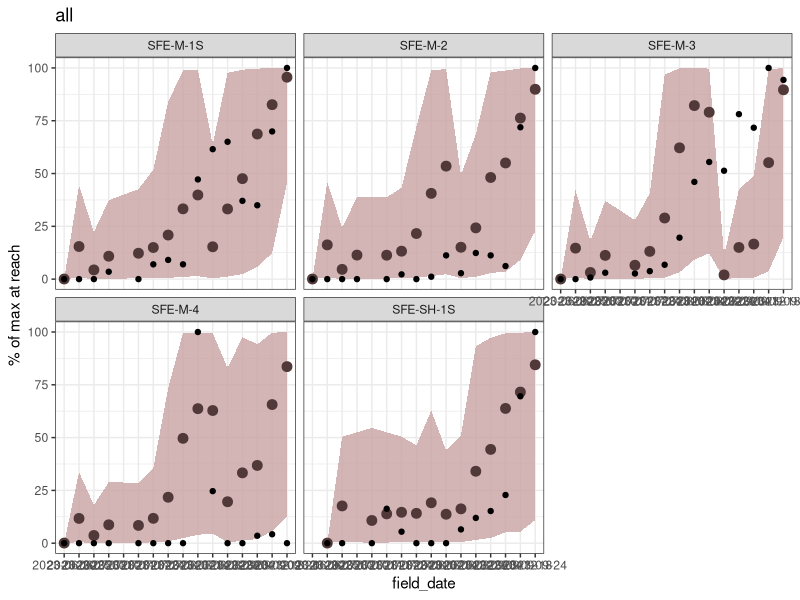
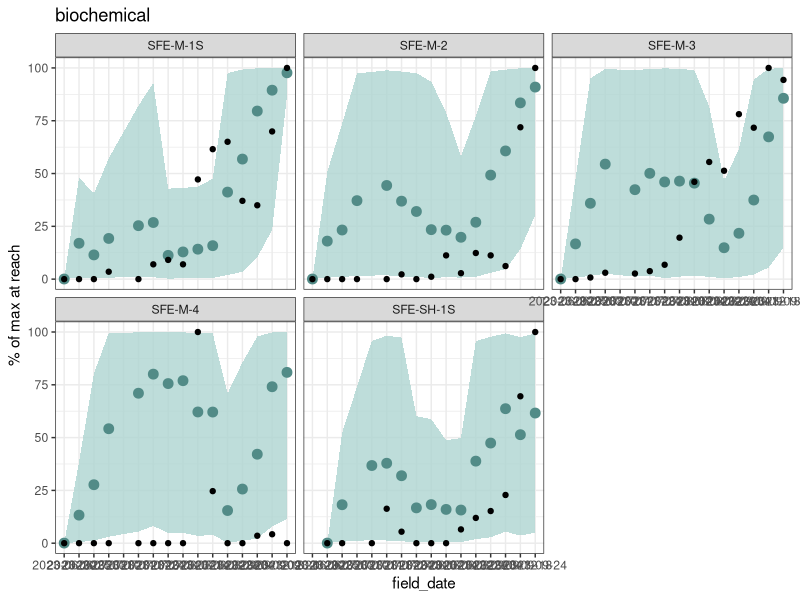
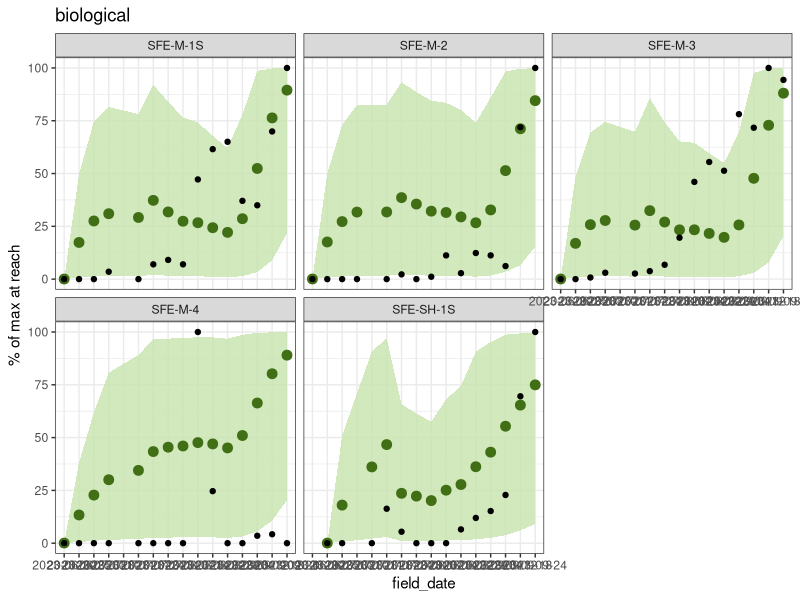
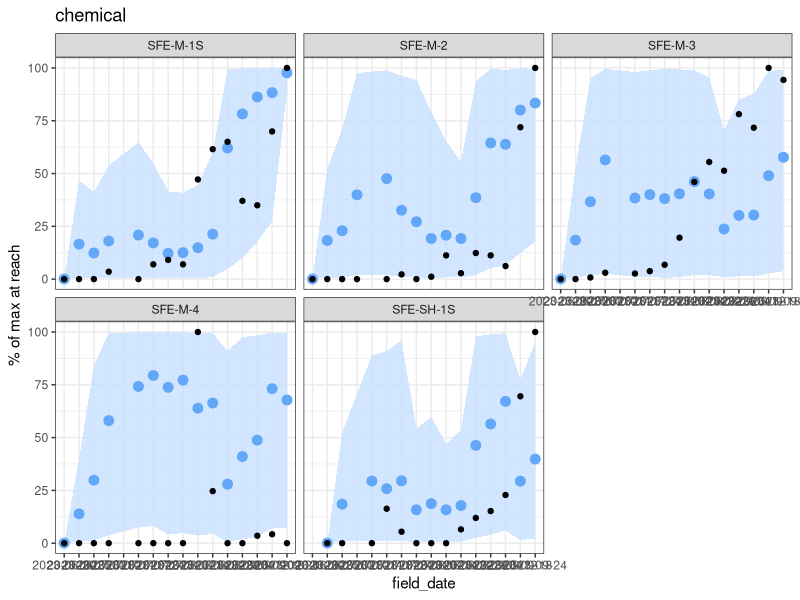
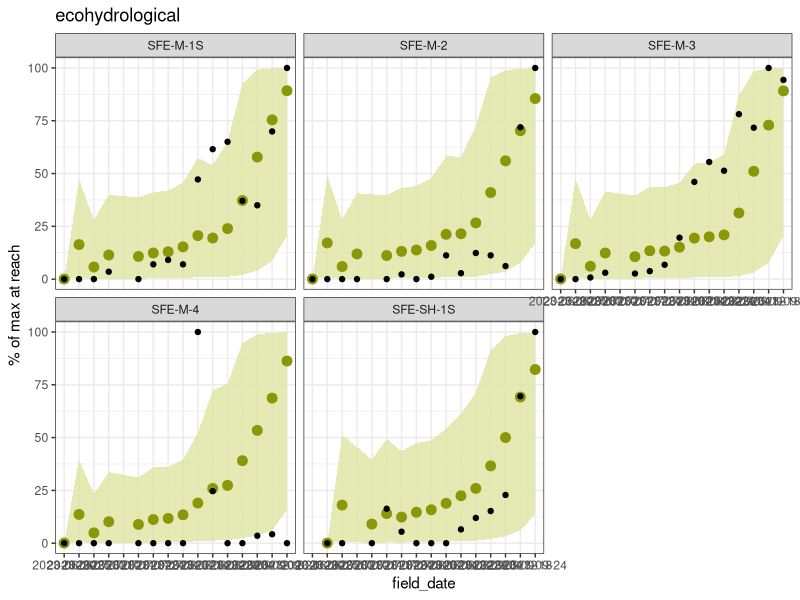
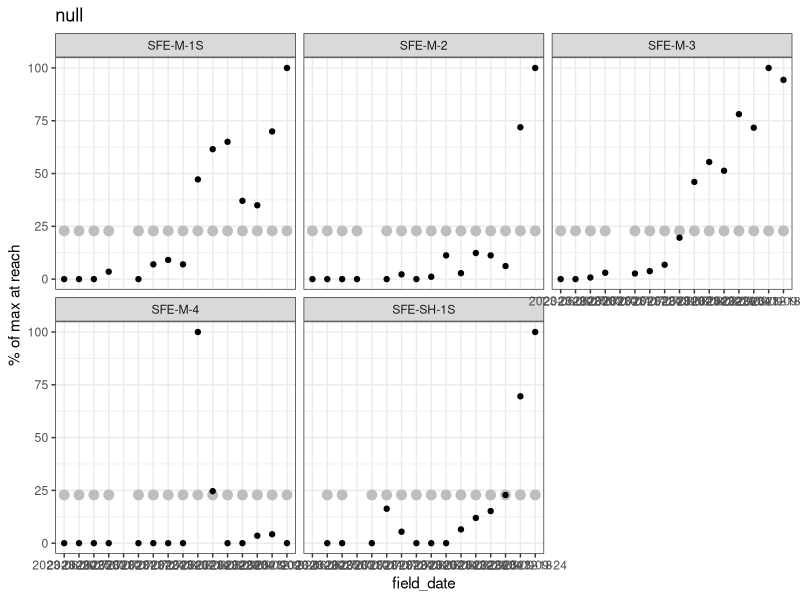
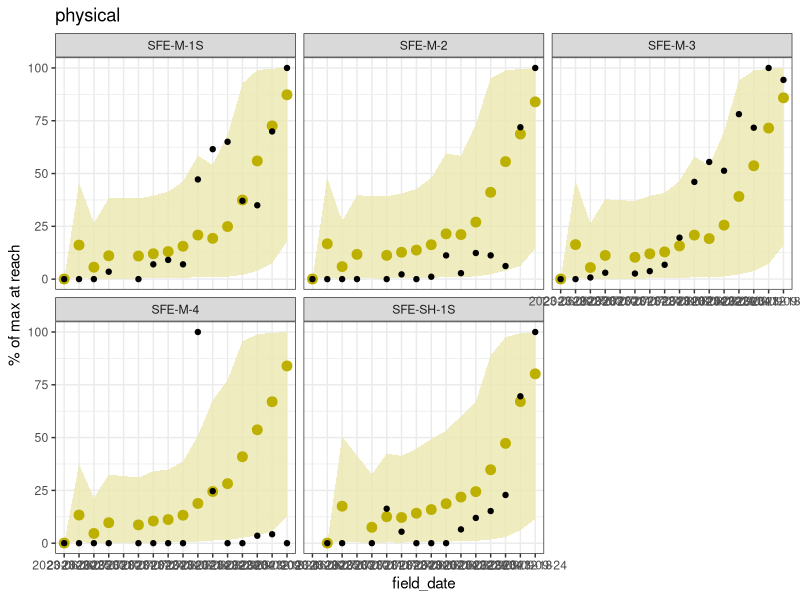
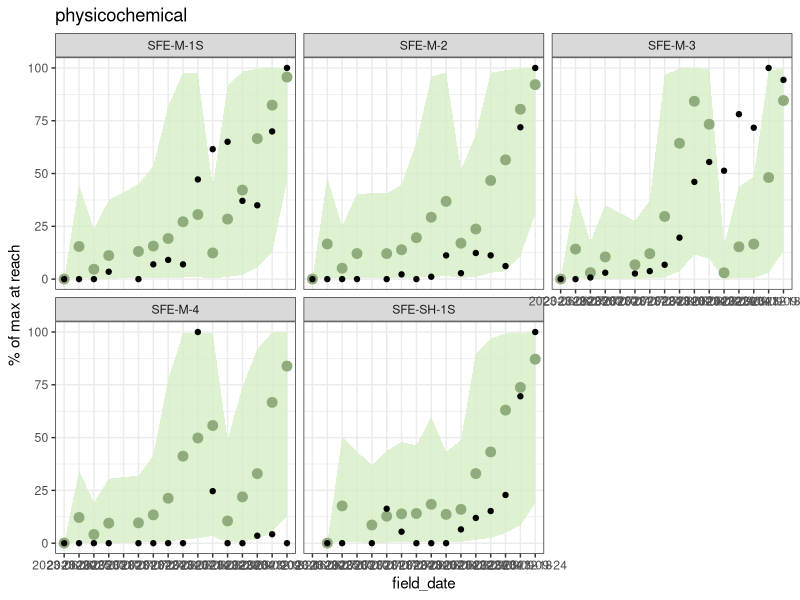

Generate these figures, in order, with R:
## predictions figure

library("tidyverse")

preds_M <- read.csv("./data/predictive_models/predictions_M_cover.csv")
observed <- read.csv("./data/predictive_models/inputs.csv")

# need to flipping interpolate for ribbon daily

preds_M_list <- split(preds_M, preds_M$model)
palette <- c("#523939", "#528b87", "#416f16", "#62a7f8", "#8b9609", "gray", "#bdb000", "#90ac7c")
ribbon_palette <- c("#c9a3a3", "#aed4d1", "#c7e3ac", "#c7e1ff", "#dee3a1", "gray", "#ebe7b0", "#d6edc5")

for(i in 1:length(preds_M_list)) {
  plot <- ggplot(data = preds_M_list[[i]], aes(x = field_date)) +
    geom_ribbon(aes(ymin = ci_lower, ymax = ci_upper, group = 1), fill = ribbon_palette[i], alpha = 0.8) +
    geom_point(aes(y = mean), size = 3, color = palette[i]) +
    geom_point(data = observed, aes(y = resp_M_cover_norm), color = "black") +
    labs(title = paste(preds_M_list[[i]]$model[1]), y = "% of max at reach") +
    facet_wrap(~site_reach) +
    theme_bw()
  print(plot)
}
